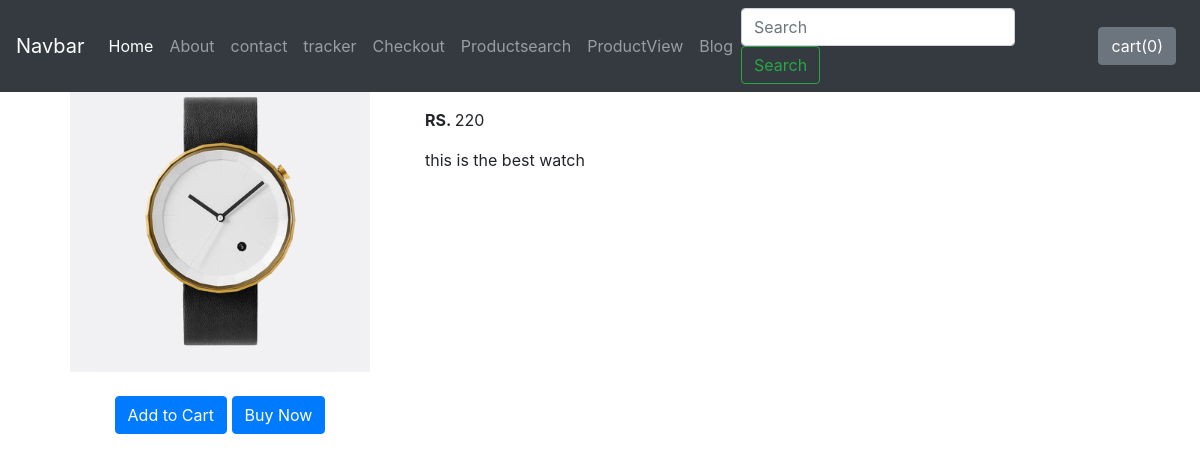
The page /shop/productView/7 on the database its author committed.
### shop/models.py (models this page shows, shortened)
class Product(models.Model):
    product_id=models.AutoField
    product_name = models.CharField(max_length=50)
    category = models.CharField(max_length=50, default="")
    subcategory = models.CharField(max_length=50,default="")
    price = models.IntegerField(default="0")
    desc = models.CharField(max_length=300)
    pub_date = models.DateField()
    image = models.ImageField(upload_to="shop/images",default="")

### shop/views.py (the view)
# urls.py: path('productView/<int:myid>', views.productView, name='tracker'),
def productView(request,myid):
    product = Product.objects.filter(id=myid)
    return  render(request,"shop/productView.html",{'product':product[0]})

### shop/templates/shop/productView.html (shortened to what this page needs)
{% extends 'shop/basic.html' %}
{% block body %}
    {% load static%}
    <div class="container mt-5 pt-4">
        <div class="row">
            <div class="col-md-4 text-center">
                <div>
                    <img width="300px" src="/media/{{product.image}}"/>
                </div>
                <div class="mt-4">
                     <button id="pr{{i.id}}" class="btn btn-primary cart">Add to Cart</button>
                     <a href="/shop/productView/{{i.id}}" id="qv{{i.id}}" class="btn btn-primary cart">Buy Now</a>
                </div>
            </div>
            <div class="col-md-8">
                 <h5 class="card-title">{{product.product_name}}</h5>
                <p><b>RS. </b>{{product.price}}</p>
                 <p class="card-text">{{product.desc}}</p>
            </div>
        </div>
    </div>
{% endblock %}

### rows shown on the page
Product: image (picture), price "220", desc "this is the best watch"
